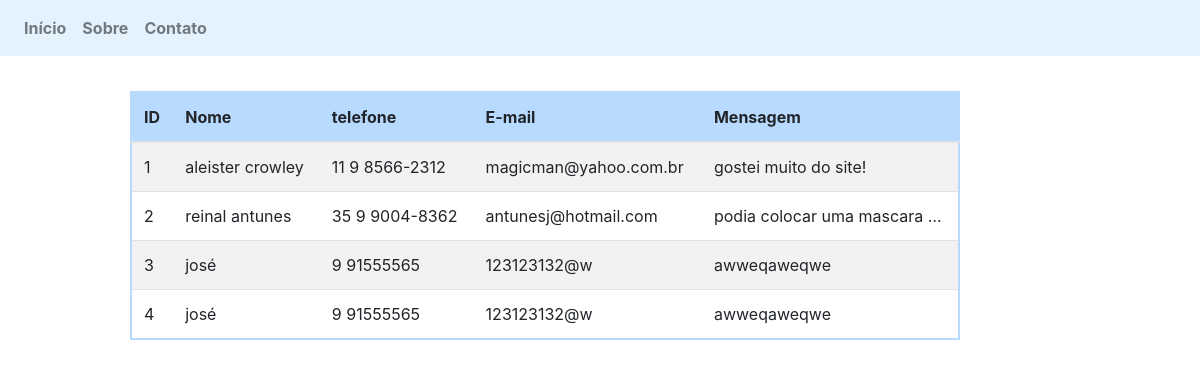
The app's page /?pagina=crud_contato/vis_contato with its own data.
### tables this page shows
CREATE TABLE `contato` (
  `id` int(11) NOT NULL AUTO_INCREMENT,
  `nome` varchar(40) DEFAULT NULL,
  `telefone` varchar(40) DEFAULT NULL,
  `email` varchar(60) DEFAULT NULL,
  `mensagem` text DEFAULT NULL,
  PRIMARY KEY (`id`)
);

### classes/contato.class.php (called while the page is built, shortened)
<?php
    class Contato{
        function __construct($id=NULL, $nome="", $telefone="", $email="", $mensagem=""){
            $this->id = $id;
            $this->nome = $nome;
            $this->telefone = $telefone;
            $this->email = $email;
            $this->mensagem = $mensagem;
        }
        function __get($atributo){
            return $this->$atributo;
        }
        static function get_contatos(){
            $objConexao = new ConexaoBD();
            $link = $objConexao->get_link();
            $sql = "SELECT id, nome, telefone, email, mensagem FROM contato";
            $vContatos = array();
            if( $stmt = $link->prepare($sql) ){
                $stmt->execute();
                $stmt->bindColumn('id', $id);
                $stmt->bindColumn('nome', $nome);
                $stmt->bindColumn('telefone', $telefone);
                $stmt->bindColumn('email', $email);
                $stmt->bindColumn('mensagem', $mensagem);
                while( $stmt->fetch(PDO::FETCH_BOUND) ){
                    $objContato = new Contato(
                        $id,
                        $nome,
                        $telefone,
                        $email,
                        $mensagem
                    );
                    $vContatos[] = $objContato;
                }
            }
            return $vContatos;
        }
    }
?>

### paginas/crud_contato/vis_contato.php (the view, shortened to what this page needs)
<?php
$vItem = Contato::get_Contatos();
?>
<div id="tbl_vis_contato">
  <table class="table table-striped">
    <thead>
      <tr class="table-primary">
        <th scope="col">ID</th>
        <th scope="col">Nome</th>
        <th scope="col">telefone</th>
        <th scope="col">E-mail</th>
        <th scope="col">Mensagem</th>
      </tr>
    </thead>
        <tbody>
          <?php
          foreach ($vItem as $objItem) {
          ?>
            <tr>
              <td class='align-middle'>
                <?= $objItem->id ?>
              </td>
              <td class='align-middle'>
                <?= $objItem->nome ?>
              </td>
              <td class='align-middle'>
                <?= $objItem->telefone ?>
              </td>
              <td class='align-middle'>
                <?= $objItem->email ?>
              </td>
              <td class='align-middle'>
                <?= $objItem->mensagem ?>
              </td>
            </tr>
          <?php
          }
          ?>
        </tbody>
      </table>
    </div>

### index.php (shortened to what this page needs)
<?php
require("classes/contato.class.php");
$pagina = (isset($_GET['pagina'])) ? $_GET['pagina'] : 'inicio';
?>
<!DOCTYPE html>
<html lang="pt-br">
<head>
    <link rel="stylesheet" href="./css/bootstrap.min.css">
    <link href="css/projeto.css" rel="stylesheet">
</head>
<body>
      <nav class="navbar navbar-expand-lg navbar-light" style="background-color: #e3f2fd;">
        <div class="collapse navbar-collapse" id="navbarText">
          <ul class="navbar-nav">
            <li class="nav-item <?= ($pagina == 'inicio')?'active':'' ?>">
              <a class="nav-link" href="?pagina=inicio"><b>Início</b></a>
            </li>
            <li class="nav-item <?= ($pagina == 'sobre')?'active':'' ?>">
              <a class="nav-link" href="?pagina=sobre"><b>Sobre</b></a>
            </li>
            <li class="nav-item <?= ($pagina == 'contato')?'active':'' ?>">
              <a class="nav-link" href="?pagina=contato"><b>Contato</b></a>
            </li>
          </ul>
        </div>
      </nav>
      <?php
        include("./paginas/$pagina.php");
      ?>
</body>
</html>

### css/projeto.css (style rules this page uses)
#tbl_vis_contato { width: 80%; padding-left: 130px; padding-top: 35px; }
#tbl_vis_contato table { border: 2px solid #b8daff; }
#tbl_vis_contato table td { max-width: 250px; overflow: hidden; text-overflow: ellipsis; white-space: nowrap; }

### records on screen
contato: id "1", nome "aleister crowley", telefone "11 9 8566-2312", email "magicman@yahoo.com.br", mensagem "gostei muito do site!"
contato: id "2", nome "reinal antunes", telefone "35 9 9004-8362", email "antunesj@hotmail.com", mensagem "podia colocar uma mascara…"
contato: id "3", nome "josé", telefone "9 91555565", email "123123132@w", mensagem "awweqaweqwe"
contato: id "4", nome "josé", telefone "9 91555565", email "123123132@w", mensagem "awweqaweqwe"
